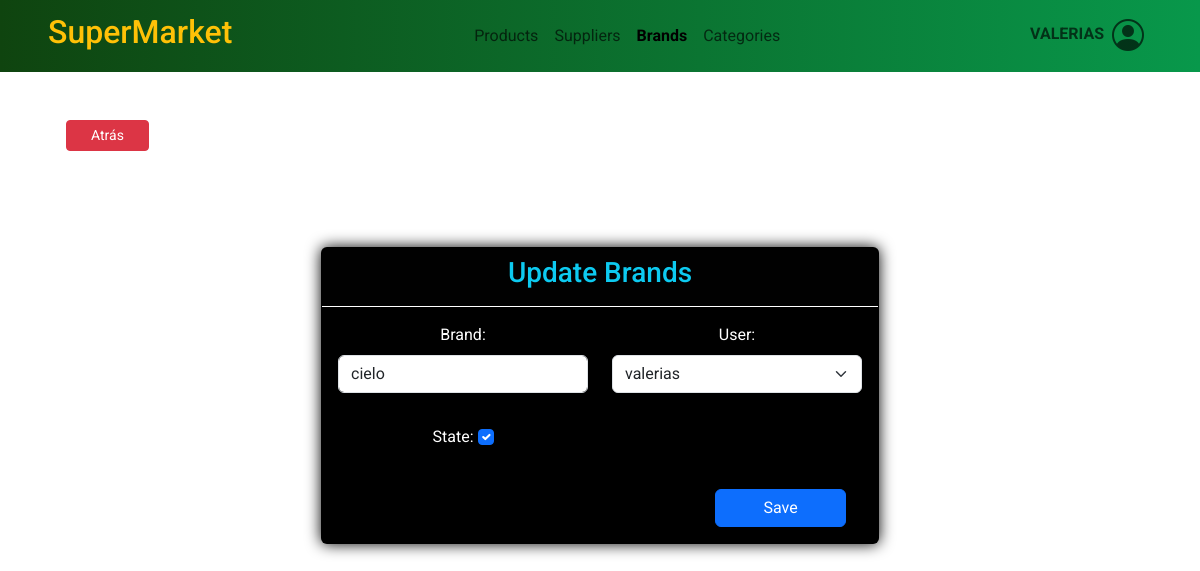
The page /brands/update_brand/1/ (signed in) on the database as committed earlier.
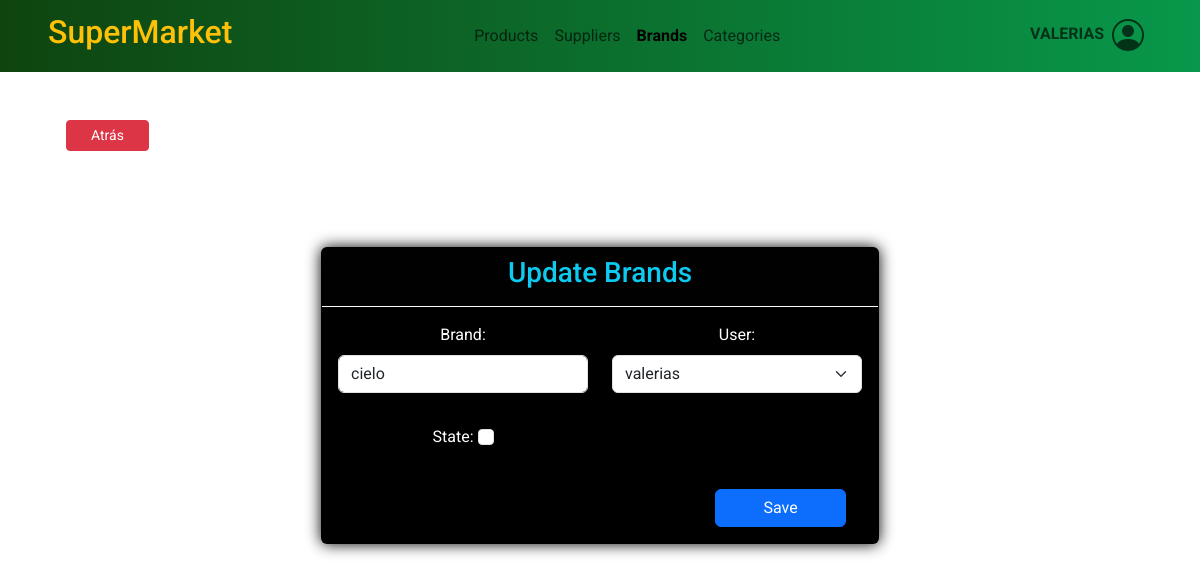
The same page on the database as committed later.
### ventas/models.py (models this page shows, shortened)
class Brand(models.Model):
    description = models.CharField('Brand',max_length=100, validators=[letters_only_validator])
    user = models.ForeignKey(User,on_delete=models.CASCADE)
    created = models.DateTimeField(auto_now_add=True)
    updated = models.DateTimeField(auto_now=True)
    state = models.BooleanField('Activo', default = True)
    objects = models.Manager()  # Manager predeterminado
    active_brands = ActiveBrandManager()  # Manager filtrado por state=True
    class Meta:
        verbose_name = 'Marca'
        verbose_name_plural = 'Marcas'
        ordering = ['description']
        indexes = [
            models.Index(fields=['description']),]

### ventas/views.py (the view)
# urls.py: path('brands/update_brand/<int:brand_id>/', views.update_brand, name='update_brand'),
@login_required
def update_brand(request, brand_id):
    company = Company.objects.first()
    brand = get_object_or_404(Brand, pk=brand_id)
    users = User.objects.all()
    if request.method == 'POST':
        form = BrandForm(request.POST, instance=brand)
        if form.is_valid():
            description = form.cleaned_data.get('description')
            if Brand.objects.filter(description=description).exclude(pk=brand_id).exists():
                form.add_error('description', 'La marca con esta descripción ya existe.')
            else:
                form.save()
                return redirect('ventas:brands')
        return render(request, 'ventas/brands/update_brand.html', {
            'form': form,
            'error_message': form.errors,
            'title1': "Brands",
            'title2': "Update Brands",
            'brand': brand,
            'company': company,
            'users': users,
        })
    else:
        form = BrandForm(instance=brand)
        data = {
            'form': form,
            'title1': "Brands",
            'title2': "Update Brands",
            'brand': brand,
            'company': company,
            'users': users,
        }
        return render(request, 'ventas/brands/update_brand.html', data)

### ventas/forms.py
class BrandForm(ModelForm):
    class Meta:
        model = Brand
        fields = ['description', 'user', 'state']

### templates/ventas/brands/update_brand.html (shortened to what this page needs)
{% extends 'base.html' %}
{% block content %}
<div class="container mt-5">
    <div class="mx-4">
        <a class="btn btn-danger btn-sm px-4" href="{% url 'ventas:brands' %}">Atrás</a>
    </div>
    <div class="row">
        <div class="col mt-5 pt-5">
            <div class="card text-center bg-black w-50 mx-auto">
                <div class="card-header text-info border-white">
                    <h3>{{ title2 }}</h3>
                </div>
                <div class="card-body text-white">
                    <form method="POST" id="BrandsForm">
                        <div class="row">
                            <div class="col-sm-6 mb-3">
                                <label for="id_description" class="form-label">Brand:</label>
                                <input type="text" name="description" class="form-control" value="{{ brand.description }}" required id="id_description">
                            </div>
                            <div class="col-sm-6 mb-3">
                                <label for="id_user" class="form-label">User:</label>
                                <select name="user" class="form-select" required id="id_user">
                                    {% for user in users %}
                                    <option value="{{ user.id }}" {% if brand.user_id == user.id %}selected{% endif %}>{{ user.username }}</option>
                                    {% endfor %}
                                </select>
                            </div>
                            <div class="col-sm-6 my-3">
                                <label for="id_state" class="form-label">State:</label>
                                <input type="checkbox" name="state" class="form-check-input" id="id_state" {% if brand.state %}checked{% endif %}>
                            </div>
                            <div class="col-12 text-end border-white mt-3">
                                <button type="submit" class="btn btn-primary w-25 mx-3">Save</button>
                            </div>
                        </div>
                    </form>
                </div>
            </div>
        </div>
    </div>
</div>
{% endblock %}

Rows that differ between the two databases and show on the page:
changed Brand "cielo": state "☑" → "☐"
